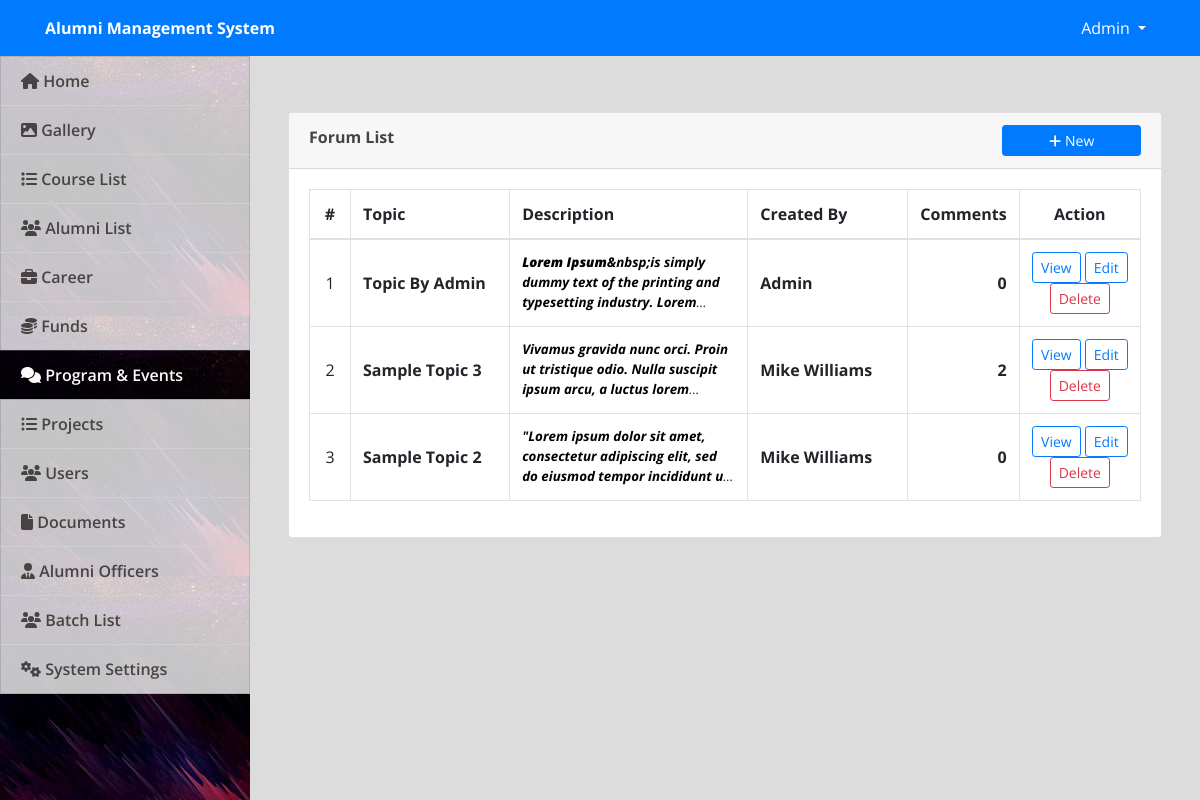
The page /admin/index.php?page=forums (signed in) on the database as committed earlier.
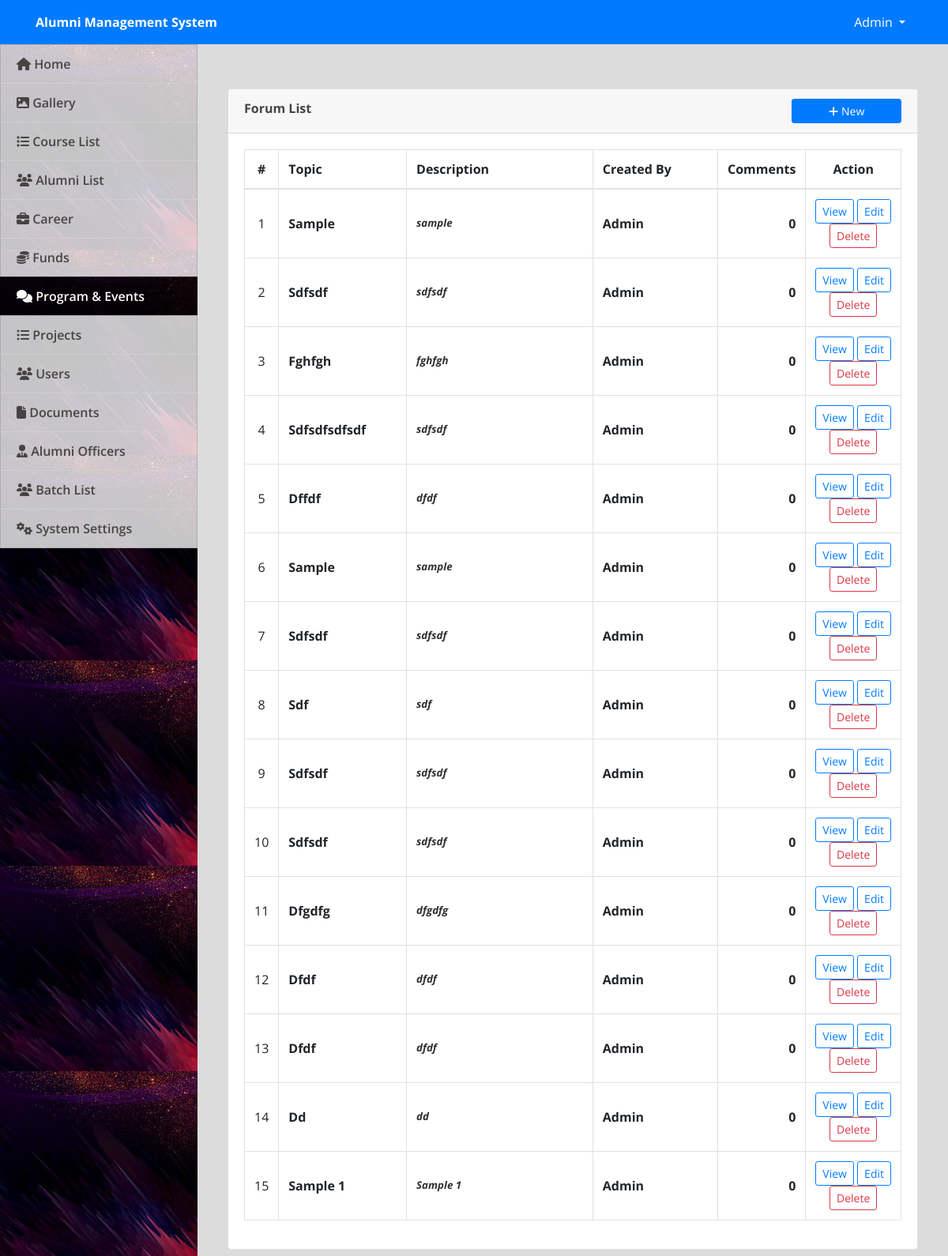
The same page on the database as committed later.
### tables this page shows
CREATE TABLE `forum_topics` (
  `id` int(30) NOT NULL,
  `title` varchar(250) NOT NULL,
  `description` text NOT NULL,
  `user_id` int(30) NOT NULL,
  `date_created` datetime NOT NULL DEFAULT current_timestamp()
);

CREATE TABLE `users` (
  `id` int(30) NOT NULL,
  `name` text NOT NULL,
  `username` varchar(200) NOT NULL,
  `password` text NOT NULL,
  `type` tinyint(1) NOT NULL DEFAULT 3 COMMENT '1=Admin,2=Alumni officer, 3= alumnus',
  `auto_generated_pass` text NOT NULL,
  `alumnus_id` int(30) NOT NULL
);

### admin/forums.php (the view, shortened to what this page needs)
<?php include('db_connect.php');?>
<div class="container-fluid">
	<div class="col-lg-12">
		<div class="row">
			<div class="col-md-12">
				<div class="card">
					<div class="card-header">
						<b>Forum List</b>
						<span class="">
							<button class="btn btn-primary btn-block btn-sm col-sm-2 float-right" type="button" id="new_forum">
					<i class="fa fa-plus"></i> New</button>
				</span>
					</div>
					<div class="card-body">
						<table class="table table-bordered table-condensed table-hover">
							<colgroup>
								<col width="5%">
								<col width="20%">
								<col width="30%">
								<col width="20%">
								<col width="10%">
								<col width="15%">
							</colgroup>
							<thead>
								<tr>
									<th class="text-center">#</th>
									<th class="">Topic</th>
									<th class="">Description</th>
									<th class="">Created By</th>
									<th class="">Comments</th>
									<th class="text-center">Action</th>
								</tr>
							</thead>
							<tbody>
								<?php
								$i = 1;
								$Forum =  $conn->query("SELECT f.*,u.name from forum_topics f inner join users u on u.id = f.user_id order by f.id desc");
								while($row=$Forum->fetch_assoc()):
									 $trans = get_html_translation_table(HTML_ENTITIES,ENT_QUOTES);
								        unset($trans["\""], $trans["<"], $trans[">"], $trans["<h2"]);
								        $desc = strtr(html_entity_decode($row['description']),$trans);
								        $desc=str_replace(array("<li>","</li>"), array("",","), $desc);
								        $count_comments = $conn->query("SELECT * FROM forum_comments where topic_id = ".$row['id'])->num_rows;
								?>
								<tr>
									<td class="text-center"><?php echo $i++ ?></td>
									<td class="">
										 <p><b><?php echo ucwords($row['title']) ?></b></p>
									</td>
									<td class="">
										 <p class="truncate"><b><?php echo $desc ?></b></p>
									</td>
									<td class="">
										 <p><b><?php echo ucwords($row['name']) ?></b></p>
									</td>
									<td class="text-right">
										 <p><b><?php echo number_format($count_comments) ?></b></p>
									</td>
									<td class="text-center">
										<a class="btn btn-sm btn-outline-primary view_forum" href="../index.php?page=view_forum&id=<?php echo $row['id'] ?>" target="_blank" data-id="<?php echo $row['id'] ?>" >View</a>
										<button class="btn btn-sm btn-outline-primary edit_forum" type="button" data-id="<?php echo $row['id'] ?>" >Edit</button>
										<button class="btn btn-sm btn-outline-danger delete_forum" type="button" data-id="<?php echo $row['id'] ?>">Delete</button>
									</td>
								</tr>
								<?php endwhile; ?>
							</tbody>
						</table>
					</div>
				</div>
			</div>
		</div>
	</div>
</div>

Rows that differ between the two databases and show on the page:
removed forum_topics: title "Topic By Admin", description "Lorem Ipsum &nbsp;is simply dummy text of the printing and typesetting industry.…", user.name "Admin", count_comments "0"
removed forum_topics: title "Sample Topic 3", description "Vivamus gravida nunc orci. Proin ut tristique odio. Nulla suscipit ipsum arcu, a luctus…", user.name "Mike Williams", count_comments "2"
removed forum_topics: title "Sample Topic 2", description "\"Lorem ipsum dolor sit amet, consectetur adipiscing elit, sed do eiusmod tempor incididunt…", user.name "Mike Williams", count_comments "0"
added forum_topics: title "Sample", description "sample", user.name "Admin", count_comments "0"
added forum_topics: title "Sdfsdf", description "sdfsdf", user.name "Admin", count_comments "0"
added forum_topics: title "Fghfgh", description "fghfgh", user.name "Admin", count_comments "0"
added forum_topics: title "Sdfsdfsdfsdf", description "sdfsdf", user.name "Admin", count_comments "0"
added forum_topics: title "Dffdf", description "dfdf", user.name "Admin", count_comments "0"
added forum_topics: title "Sample", description "sample", user.name "Admin", count_comments "0"
added forum_topics: title "Sdfsdf", description "sdfsdf", user.name "Admin", count_comments "0"
added forum_topics: title "Sdf", description "sdf", user.name "Admin", count_comments "0"
added forum_topics: title "Sdfsdf", description "sdfsdf", user.name "Admin", count_comments "0"
added forum_topics: title "Sdfsdf", description "sdfsdf", user.name "Admin", count_comments "0"
added forum_topics: title "Dfgdfg", description "dfgdfg", user.name "Admin", count_comments "0"
added forum_topics: title "Dfdf", description "dfdf", user.name "Admin", count_comments "0"
added forum_topics: title "Dfdf", description "dfdf", user.name "Admin", count_comments "0"
added forum_topics: title "Dd", description "dd", user.name "Admin", count_comments "0"
added forum_topics: title "Sample 1", description "Sample 1", user.name "Admin", count_comments "0"
